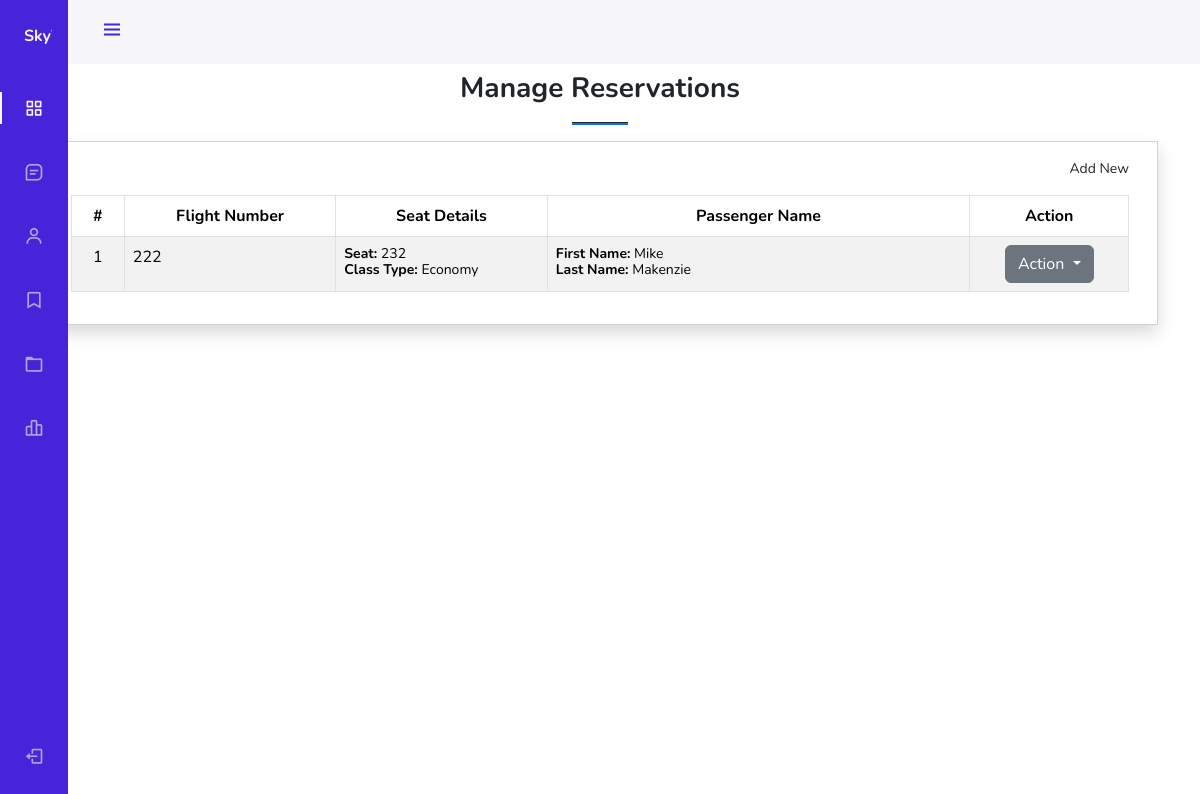
The page /manage-reservations/ on the database as committed earlier.
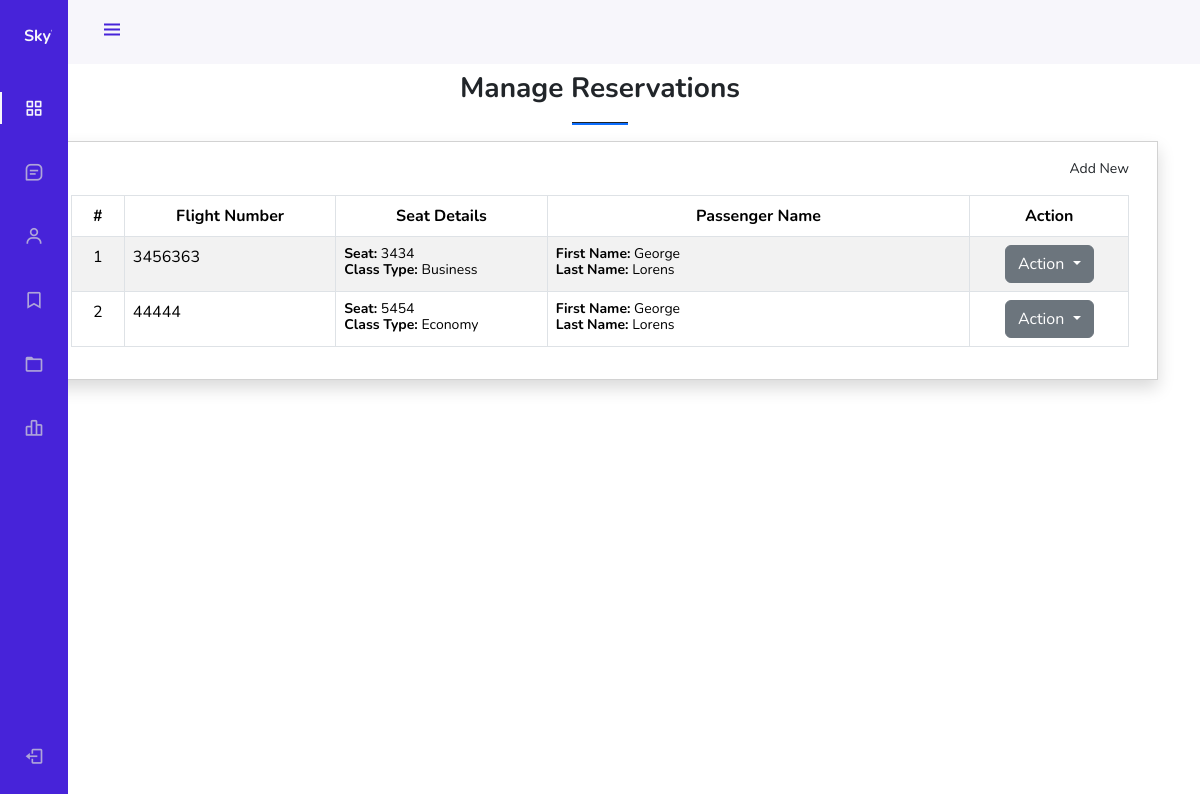
The same page on the database as committed later.
### base/models.py (models this page shows, shortened)
class Reservation(models.Model):
    CLASS_CHOICES = [
        ('Economy', 'Economy'),
        ('Business', 'Business'),
        ('First', 'First'),
    ]
    passenger = models.ForeignKey(Passenger, on_delete=models.CASCADE)
    seat_number = models.CharField(max_length=10)
    class_type = models.CharField(max_length=20, choices=CLASS_CHOICES)
    flight = models.ForeignKey(Flight, on_delete=models.CASCADE)

class Flight(models.Model):
    flight_number = models.CharField(max_length=20)
    origin = models.ForeignKey(City, related_name='departing_flights', on_delete=models.CASCADE)
    destination = models.ForeignKey(City, related_name='arriving_flights', on_delete=models.CASCADE)
    date = models.DateField()
    arrival_time = models.TimeField()
    departure_time = models.TimeField()
    airplane = models.ForeignKey(Airplane, on_delete=models.CASCADE)
    pilots = models.ManyToManyField(Pilot, related_name='piloted_flights')
    staff = models.ManyToManyField(Staff, related_name='flights')

### accounts/models.py (models this page shows, shortened)
class User(AbstractBaseUser, PermissionsMixin):
    email = models.EmailField(unique=True)
    first_name = models.CharField(max_length=30, blank=True)
    last_name = models.CharField(max_length=30, blank=True)
    is_staff = models.BooleanField(default=False)
    is_active = models.BooleanField(default=True)
    date_joined = models.DateTimeField(default=timezone.now)
    objects = UserManager()
    USERNAME_FIELD = 'email'
    REQUIRED_FIELDS = ['first_name', 'last_name']

### base/views.py (the view)
# urls.py: path('manage-reservations/', views.reservation_list, name='manage_reservations'),
def reservation_list(request):
    reservations = Reservation.objects.all()
    context = {'reservations': reservations}
    return render(request, 'base/reservation_management.html', context)

### base/templates/base/reservation_management.html (shortened to what this page needs)
{% extends 'base/base.html' %} {% block content %}
<section class="py-4">
  <div class="container">
    <h3 class="fw-bolder text-center">Manage Reservations</h3>
    <center>
      <hr class="bg-primary opacity-100" style="height: 3px" width="5%" />
    </center>
    <div class="card rounded-0 shadow">
      <div class="card-body">
        <div class="container-fluid">
          <div class="text-end mb-3">
            <a
              class="btn btn-sm btn-primary rounded-0 bg-gradient-primary dropdown-item add-reservation"
              href="{% url 'add_reservation' %}"
              data-url="{% url 'add_reservation' %}"
              data-toggle="modal"
              data-target="#exampleModal"
            >
               Add New
            </a>
          </div>
          <table class="table table-bordered table-striped" id="flight-tbl">
            <colgroup>
              <col width="5%" />
              <col width="20%" />
              <col width="20%" />
              <col width="40%" />
              <col width="15%" />
            </colgroup>
            <thead>
              <tr>
                <th class="text-center">#</th>
                <th class="text-center">Flight Number</th>
                <th class="text-center">Seat Details</th>
                <th class="text-center">Passenger Name</th>
                <th class="text-center">Action</th>
              </tr>
            </thead>
            <tbody>
              {% for reservation in reservations %}
              <tr>
                <td class="text-center">{{ forloop.counter }}</td>
                <td>{{ reservation.flight.flight_number }}</td>
                <td>
                  <div class="lh-1">
                    <small><b>Seat:</b> {{ reservation.seat_number }}</small
                    ><br />
                    <small
                      ><b>Class Type:</b> {{ reservation.class_type}}</small
                    >
                  </div>
                </td>
                <td>
                  <div class="lh-1">
                    <small
                      ><b>First Name:</b>
                      {{reservation.passenger.first_name}}</small
                    ><br />
                    <small
                      ><b>Last Name:</b>
                      {{reservation.passenger.last_name}}</small
                    >
                  </div>
                </td>
                <td class="text-center">
                  <div class="dropdown">
                    <button
                      class="btn btn-secondary dropdown-toggle"
                      type="button"
                      id="abtn{{ flight.pk }}"
                      data-toggle="dropdown"
                      aria-haspopup="true"
                      aria-expanded="false"
                    >
                      Action
                    </button>
                  </div>
                </td>
              </tr>
              {% endfor %}
            </tbody>
          </table>
        </div>
      </div>
    </div>
  </div>
</section>
{% endblock %}

Rows that differ between the two databases and show on the page:
removed Reservation: flight.flight_number "222", seat_number "232", class_type "Economy", passenger.first_name "Mike", passenger.last_name "Makenzie"
added Reservation: flight.flight_number "3456363", seat_number "3434", class_type "Business", passenger.first_name "George", passenger.last_name "Lorens"
added Reservation: flight.flight_number "44444", seat_number "5454", class_type "Economy", passenger.first_name "George", passenger.last_name "Lorens"
